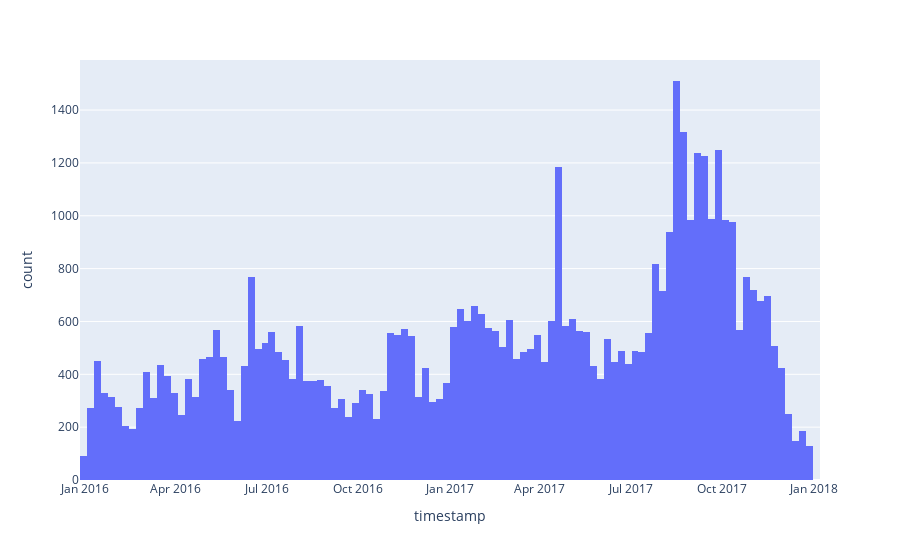

The cell this chart's notebook holds for it:
### Code cell
from datetime import datetime, timezone

begin_date = datetime(2016,1,1, tzinfo=timezone.utc)
end_date = datetime(2018,1,1, tzinfo=timezone.utc)
filtered_tweets = data[(data.timestamp >= begin_date) & (data.timestamp < end_date)]
print(len(filtered_tweets))
px.histogram(filtered_tweets, x='timestamp')

### Figure 1 — Plotly figure (JSON) as saved in the notebook; plotly's stock layout.template omitted (floating-point values rounded to 4 significant figures; data arrays with more than 128 entries replaced by an {"elided": "..."} marker saying what was removed)
{"data": [{"alignmentgroup": "True", "bingroup": "x", "hovertemplate": "timestamp=%{x}<br>count=%{y}<extra></extra>", "legendgroup": "", "marker": {"color": "#636efa", "pattern": {"shape": ""}}, "name": "", "offsetgroup": "", "orientation": "v", "showlegend": false, "type": "histogram", "x": {"elided": "54331 str values"}, "xaxis": "x", "yaxis": "y"}], "layout": {"autosize": true, "barmode": "relative", "legend": {"tracegroupgap": 0}, "margin": {"t": 60}, "xaxis": {"anchor": "y", "autorange": true, "domain": [0, 1], "range": ["2015-12-27", "2018-01-07"], "title": {"text": "timestamp"}, "type": "date"}, "yaxis": {"anchor": "x", "autorange": true, "domain": [0, 1], "range": [0, 1589.0], "title": {"text": "count"}}}}
